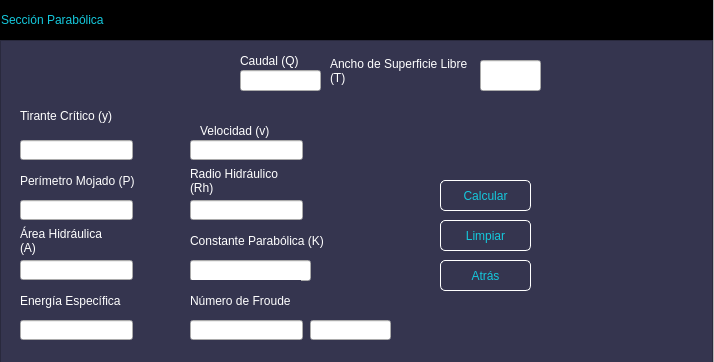
<?xml version="1.0" encoding="UTF-8"?>
<ui version="4.0">
 <class>MainWindow</class>
 <widget class="QMainWindow" name="MainWindow">
  <property name="geometry">
   <rect>
    <x>0</x>
    <y>0</y>
    <width>714</width>
    <height>362</height>
   </rect>
  </property>
  <property name="windowTitle">
   <string>MainWindow</string>
  </property>
  <widget class="QWidget" name="centralwidget">
   <layout class="QVBoxLayout" name="verticalLayout">
    <property name="spacing">
     <number>0</number>
    </property>
    <property name="leftMargin">
     <number>0</number>
    </property>
    <property name="topMargin">
     <number>0</number>
    </property>
    <property name="rightMargin">
     <number>0</number>
    </property>
    <property name="bottomMargin">
     <number>0</number>
    </property>
    <item>
     <widget class="QFrame" name="frame">
      <property name="frameShape">
       <enum>QFrame::StyledPanel</enum>
      </property>
      <property name="frameShadow">
       <enum>QFrame::Raised</enum>
      </property>
      <widget class="QFrame" name="frame_superior">
       <property name="geometry">
        <rect>
         <x>0</x>
         <y>0</y>
         <width>713</width>
         <height>40</height>
        </rect>
       </property>
       <property name="maximumSize">
        <size>
         <width>16777215</width>
         <height>40</height>
        </size>
       </property>
       <property name="styleSheet">
        <string notr="true">QFrame{
background-color:rgb(0, 0, 0);
}

QPushButton{
background-color: #000000ff;
border-radius:20px;
}

QPushButton:hover{
background-color:rgb(53, 53, 79);
border-radius:20px;
}</string>
       </property>
       <property name="frameShape">
        <enum>QFrame::StyledPanel</enum>
       </property>
       <property name="frameShadow">
        <enum>QFrame::Raised</enum>
       </property>
       <layout class="QHBoxLayout" name="horizontalLayout_2">
        <property name="spacing">
         <number>0</number>
        </property>
        <property name="leftMargin">
         <number>0</number>
        </property>
        <property name="topMargin">
         <number>0</number>
        </property>
        <property name="rightMargin">
         <number>0</number>
        </property>
        <property name="bottomMargin">
         <number>0</number>
        </property>
        <item>
         <widget class="QLabel" name="label">
          <property name="styleSheet">
           <string notr="true">font:87 12pt&quot;Arial Black&quot;;
color:rgb(20,200,220);</string>
          </property>
          <property name="text">
           <string>Sección Parabólica</string>
          </property>
         </widget>
        </item>
        <item>
         <spacer name="horizontalSpacer">
          <property name="orientation">
           <enum>Qt::Horizontal</enum>
          </property>
          <property name="sizeHint" stdset="0">
           <size>
            <width>376</width>
            <height>20</height>
           </size>
          </property>
         </spacer>
        </item>
        <item>
         <widget class="QPushButton" name="bt_minimizar">
          <property name="minimumSize">
           <size>
            <width>40</width>
            <height>40</height>
           </size>
          </property>
          <property name="text">
           <string/>
          </property>
          <property name="icon">
           <iconset>
            <normaloff>Imágenes/minimizar.png</normaloff>Imágenes/minimizar.png</iconset>
          </property>
          <property name="iconSize">
           <size>
            <width>30</width>
            <height>30</height>
           </size>
          </property>
         </widget>
        </item>
        <item>
         <widget class="QPushButton" name="bt_cerrar">
          <property name="minimumSize">
           <size>
            <width>40</width>
            <height>40</height>
           </size>
          </property>
          <property name="text">
           <string/>
          </property>
          <property name="icon">
           <iconset>
            <normaloff>Imágenes/cerrar2.png</normaloff>Imágenes/cerrar2.png</iconset>
          </property>
          <property name="iconSize">
           <size>
            <width>30</width>
            <height>30</height>
           </size>
          </property>
         </widget>
        </item>
       </layout>
      </widget>
      <widget class="QFrame" name="frame_2">
       <property name="geometry">
        <rect>
         <x>0</x>
         <y>40</y>
         <width>713</width>
         <height>351</height>
        </rect>
       </property>
       <property name="styleSheet">
        <string notr="true">QFrame{
background-color:rgb(53,53,79);
}

QPushButton{
font:87 12pt&quot;Arial Black&quot;;
background-color:#000000ff;
color:rgb(20,200,220);
border-radius:5px;
border:1px solid white;
}


QPushButton:hover{
background-color:black;
}</string>
       </property>
       <property name="frameShape">
        <enum>QFrame::StyledPanel</enum>
       </property>
       <property name="frameShadow">
        <enum>QFrame::Raised</enum>
       </property>
       <widget class="QLabel" name="label_8">
        <property name="geometry">
         <rect>
          <x>330</x>
          <y>10</y>
          <width>141</width>
          <height>41</height>
         </rect>
        </property>
        <property name="styleSheet">
         <string notr="true">font:87 10pt&quot;Arial Black&quot;;
color:rgb(255,255,255);</string>
        </property>
        <property name="text">
         <string>Ancho de Superficie Libre (T)</string>
        </property>
        <property name="wordWrap">
         <bool>true</bool>
        </property>
       </widget>
       <widget class="QLineEdit" name="Ancho">
        <property name="geometry">
         <rect>
          <x>480</x>
          <y>20</y>
          <width>61</width>
          <height>31</height>
         </rect>
        </property>
       </widget>
       <widget class="QLabel" name="label_9">
        <property name="geometry">
         <rect>
          <x>190</x>
          <y>180</y>
          <width>151</width>
          <height>41</height>
         </rect>
        </property>
        <property name="styleSheet">
         <string notr="true">font:87 10pt&quot;Arial Black&quot;;
color:rgb(255,255,255);</string>
        </property>
        <property name="text">
         <string>Constante Parabólica (K)</string>
        </property>
        <property name="wordWrap">
         <bool>true</bool>
        </property>
       </widget>
       <widget class="QLineEdit" name="ConstanteK">
        <property name="geometry">
         <rect>
          <x>190</x>
          <y>220</y>
          <width>121</width>
          <height>21</height>
         </rect>
        </property>
       </widget>
       <widget class="QLabel" name="label_6">
        <property name="geometry">
         <rect>
          <x>20</x>
          <y>120</y>
          <width>121</width>
          <height>41</height>
         </rect>
        </property>
        <property name="styleSheet">
         <string notr="true">font:87 10pt&quot;Arial Black&quot;;
color:rgb(255,255,255);</string>
        </property>
        <property name="text">
         <string>Perímetro Mojado (P)</string>
        </property>
        <property name="wordWrap">
         <bool>true</bool>
        </property>
       </widget>
       <widget class="QLineEdit" name="Perimetro">
        <property name="geometry">
         <rect>
          <x>20</x>
          <y>160</y>
          <width>113</width>
          <height>20</height>
         </rect>
        </property>
       </widget>
       <widget class="QLabel" name="label_7">
        <property name="geometry">
         <rect>
          <x>20</x>
          <y>180</y>
          <width>101</width>
          <height>41</height>
         </rect>
        </property>
        <property name="styleSheet">
         <string notr="true">font:87 10pt&quot;Arial Black&quot;;
color:rgb(255,255,255);</string>
        </property>
        <property name="text">
         <string>Área Hidráulica (A)</string>
        </property>
        <property name="wordWrap">
         <bool>true</bool>
        </property>
       </widget>
       <widget class="QLineEdit" name="Area">
        <property name="geometry">
         <rect>
          <x>20</x>
          <y>220</y>
          <width>113</width>
          <height>20</height>
         </rect>
        </property>
       </widget>
       <widget class="QLabel" name="label_10">
        <property name="geometry">
         <rect>
          <x>190</x>
          <y>120</y>
          <width>111</width>
          <height>41</height>
         </rect>
        </property>
        <property name="styleSheet">
         <string notr="true">font:87 10pt&quot;Arial Black&quot;;
color:rgb(255,255,255);</string>
        </property>
        <property name="text">
         <string>Radio Hidráulico (Rh)</string>
        </property>
        <property name="wordWrap">
         <bool>true</bool>
        </property>
       </widget>
       <widget class="QLineEdit" name="Radio">
        <property name="geometry">
         <rect>
          <x>190</x>
          <y>160</y>
          <width>113</width>
          <height>20</height>
         </rect>
        </property>
       </widget>
       <widget class="QLabel" name="label_11">
        <property name="geometry">
         <rect>
          <x>550</x>
          <y>100</y>
          <width>121</width>
          <height>191</height>
         </rect>
        </property>
        <property name="text">
         <string/>
        </property>
        <property name="textFormat">
         <enum>Qt::AutoText</enum>
        </property>
        <property name="pixmap">
         <pixmap>Imágenes/Parabólica.png</pixmap>
        </property>
        <property name="scaledContents">
         <bool>true</bool>
        </property>
       </widget>
       <widget class="QPushButton" name="Calcular">
        <property name="geometry">
         <rect>
          <x>440</x>
          <y>140</y>
          <width>91</width>
          <height>31</height>
         </rect>
        </property>
        <property name="text">
         <string>Calcular</string>
        </property>
       </widget>
       <widget class="QPushButton" name="Limpiar">
        <property name="geometry">
         <rect>
          <x>440</x>
          <y>180</y>
          <width>91</width>
          <height>31</height>
         </rect>
        </property>
        <property name="text">
         <string>Limpiar</string>
        </property>
       </widget>
       <widget class="QPushButton" name="Atras">
        <property name="geometry">
         <rect>
          <x>440</x>
          <y>220</y>
          <width>91</width>
          <height>31</height>
         </rect>
        </property>
        <property name="text">
         <string>Atrás</string>
        </property>
       </widget>
       <widget class="QLabel" name="label_16">
        <property name="geometry">
         <rect>
          <x>240</x>
          <y>10</y>
          <width>81</width>
          <height>21</height>
         </rect>
        </property>
        <property name="styleSheet">
         <string notr="true">font:87 10pt&quot;Arial Black&quot;;
color:rgb(255,255,255);</string>
        </property>
        <property name="text">
         <string>Caudal (Q)</string>
        </property>
       </widget>
       <widget class="QLineEdit" name="Caudal">
        <property name="geometry">
         <rect>
          <x>240</x>
          <y>30</y>
          <width>81</width>
          <height>21</height>
         </rect>
        </property>
       </widget>
       <widget class="QLabel" name="label_13">
        <property name="geometry">
         <rect>
          <x>20</x>
          <y>50</y>
          <width>101</width>
          <height>51</height>
         </rect>
        </property>
        <property name="styleSheet">
         <string notr="true">font:87 10pt&quot;Arial Black&quot;;
color:rgb(255,255,255);</string>
        </property>
        <property name="text">
         <string>Tirante Crítico (y)</string>
        </property>
        <property name="wordWrap">
         <bool>true</bool>
        </property>
       </widget>
       <widget class="QLineEdit" name="Tirante">
        <property name="geometry">
         <rect>
          <x>20</x>
          <y>100</y>
          <width>113</width>
          <height>20</height>
         </rect>
        </property>
       </widget>
       <widget class="QLabel" name="label_14">
        <property name="geometry">
         <rect>
          <x>200</x>
          <y>80</y>
          <width>101</width>
          <height>21</height>
         </rect>
        </property>
        <property name="styleSheet">
         <string notr="true">font:87 10pt&quot;Arial Black&quot;;
color:rgb(255,255,255);</string>
        </property>
        <property name="text">
         <string>Velocidad (v)</string>
        </property>
        <property name="wordWrap">
         <bool>true</bool>
        </property>
       </widget>
       <widget class="QLineEdit" name="Velocidad">
        <property name="geometry">
         <rect>
          <x>190</x>
          <y>100</y>
          <width>113</width>
          <height>20</height>
         </rect>
        </property>
       </widget>
       <widget class="QLabel" name="label_15">
        <property name="geometry">
         <rect>
          <x>20</x>
          <y>240</y>
          <width>111</width>
          <height>41</height>
         </rect>
        </property>
        <property name="styleSheet">
         <string notr="true">font:87 10pt&quot;Arial Black&quot;;
color:rgb(255,255,255);</string>
        </property>
        <property name="text">
         <string>Energía Específica</string>
        </property>
        <property name="wordWrap">
         <bool>true</bool>
        </property>
       </widget>
       <widget class="QLabel" name="label_17">
        <property name="geometry">
         <rect>
          <x>190</x>
          <y>240</y>
          <width>111</width>
          <height>41</height>
         </rect>
        </property>
        <property name="styleSheet">
         <string notr="true">font:87 10pt&quot;Arial Black&quot;;
color:rgb(255,255,255);</string>
        </property>
        <property name="text">
         <string>Número de Froude</string>
        </property>
        <property name="wordWrap">
         <bool>true</bool>
        </property>
       </widget>
       <widget class="QLineEdit" name="Energia">
        <property name="geometry">
         <rect>
          <x>20</x>
          <y>280</y>
          <width>113</width>
          <height>20</height>
         </rect>
        </property>
       </widget>
       <widget class="QLineEdit" name="Froude">
        <property name="geometry">
         <rect>
          <x>190</x>
          <y>280</y>
          <width>113</width>
          <height>20</height>
         </rect>
        </property>
       </widget>
       <widget class="QLineEdit" name="Regimen">
        <property name="geometry">
         <rect>
          <x>310</x>
          <y>280</y>
          <width>81</width>
          <height>20</height>
         </rect>
        </property>
       </widget>
      </widget>
     </widget>
    </item>
   </layout>
  </widget>
 </widget>
 <resources/>
 <connections/>
</ui>
